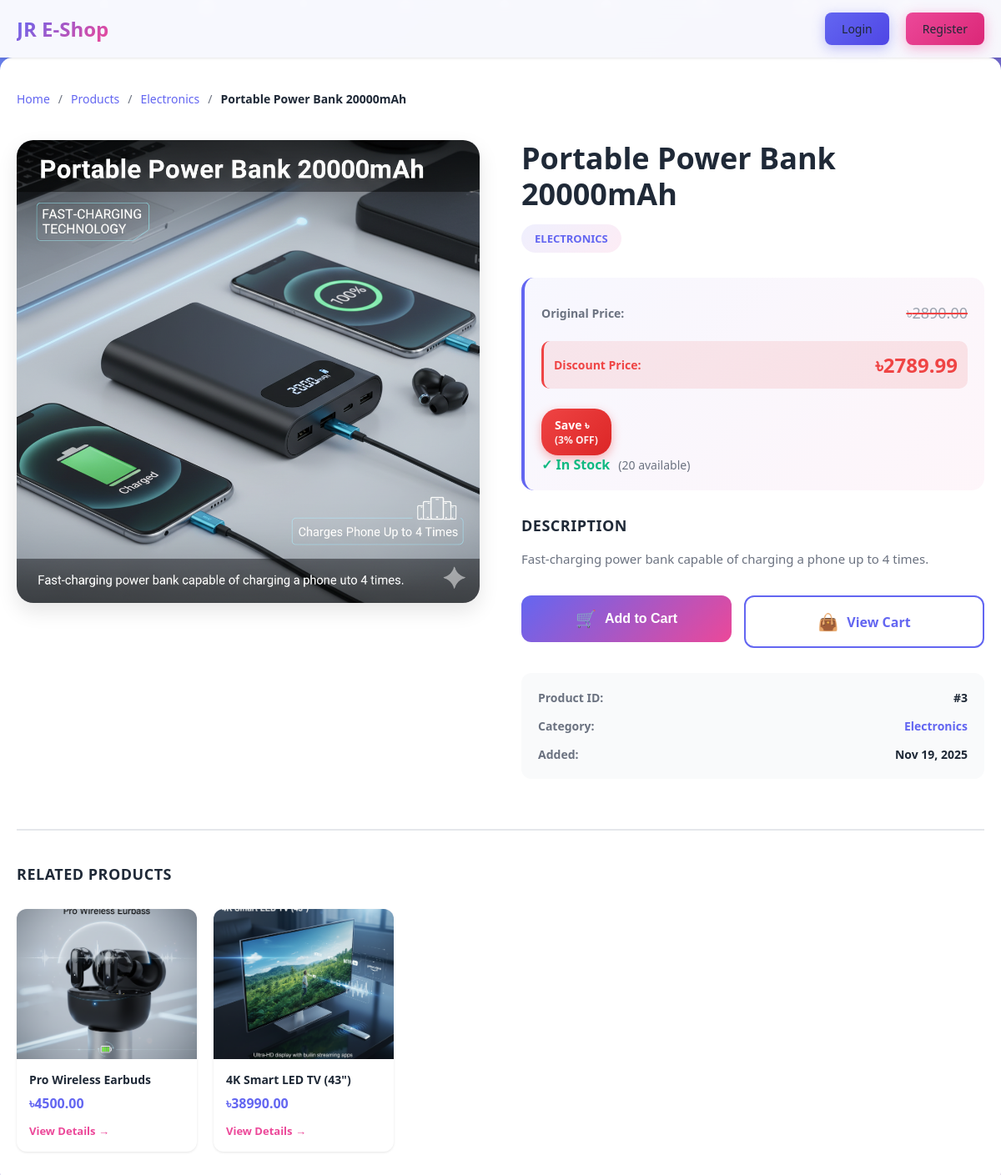
Page /product/portable-power-bank-20000mah/ on the committed database.
### JRShop/models.py (models this page shows, shortened)
class Product(models.Model):
    name = models.CharField(max_length=150)
    slug = models.SlugField(max_length=150, unique=True)
    category = models.ForeignKey(Category, on_delete=models.CASCADE, related_name='products')
    description = models.TextField()
    price = models.DecimalField(max_digits=10, decimal_places=2, help_text="Original price")
    discount_price = models.DecimalField(max_digits=10, decimal_places=2, null=True, blank=True, help_text="Discounted price (leave blank if no discount)")
    stock = models.PositiveBigIntegerField(default=0)
    available = models.BooleanField(default=True)
    created_at = models.DateTimeField(auto_now_add=True)
    updated_at = models.DateTimeField(auto_now=True)
    image = models.ImageField(upload_to='products/%Y/%m/%d')
    def get_discount_percentage(self):
        if self.discount_price and self.price > 0:
            discount = ((self.price - self.discount_price) / self.price) * 100
            return int(discount)
        return 0
    def has_discount(self):
        return self.discount_price is not None and self.discount_price < self.price

class Category(models.Model):
    name = models.CharField(max_length=150)
    slug = models.SlugField(max_length=150, unique=True)
    description = models.TextField()
    class Meta:
        verbose_name_plural = 'Categories'

### JRShop/views.py (the view, shortened to what this page needs)
# urls.py: path('product/<slug:slug>/', views.product_detail, name='product_detail'),
def product_detail(request, slug):
    product = get_object_or_404(Product, slug = slug, available = True)
    related_products = Product.objects.filter(category = product.category).exclude(id=product.id)[:4]
    cart_items_count = 0
    is_in_cart = False
    return render(request, 'JRShop/product_detail.html', {
        'product': product,
        'related_products': related_products,
        'cart_items_count': cart_items_count,
        'is_in_cart': is_in_cart
    })

### JRShop/templates/JRShop/product_detail.html (shortened to what this page needs)
{% extends 'JRShop/base.html' %}
{% load static %}
{% block extra_css %}
<link rel="stylesheet" href="{% static 'JRShop/css/product_detail.css' %}">
{% endblock %}
{% block content %}
<nav class="navbar">
    <div class="navbar-content">
        <a href="{% url 'home' %}" class="navbar-brand">JR E-Shop</a>
        <div class="navbar-menu">
            {% if user.is_authenticated %}
                <a href="{% url 'product_list' %}" class="nav-link">
                    <span class="nav-icon">🛍️</span>
                    <span>Products</span>
                </a>
                <a href="{% url 'view_cart' %}" class="nav-link cart-link">
                    <span class="nav-icon">🛒</span>
                    <span>Cart</span>
                    {% if cart_items_count %}
                    <span class="cart-badge">{{ cart_items_count }}</span>
                    {% endif %}
                </a>
                <a href="{% url 'profile' %}" class="user-info">
                    <div class="user-avatar">{{ user.username|slice:":1"|upper }}</div>
                    <span>{{ user.username }}</span>
                </a>
            {% else %}
                <a href="{% url 'login' %}" class="btn btn-primary">Login</a>
                <a href="{% url 'register' %}" class="btn btn-secondary">Register</a>
            {% endif %}
        </div>
    </div>
</nav>
<div class="product-detail-container">
    <div class="breadcrumb">
        <a href="{% url 'home' %}">Home</a>
        <span class="separator">/</span>
        <a href="{% url 'product_list' %}">Products</a>
        <span class="separator">/</span>
        <a href="{% url 'product_list_by_category' product.category.slug %}">{{ product.category.name }}</a>
        <span class="separator">/</span>
        <span class="current">{{ product.name }}</span>
    </div>
    <div class="product-main">
        <div class="product-image-section">
            <div class="product-image-wrapper">
                {% if product.image %}
                <img src="{{ product.image.url }}" alt="{{ product.name }}" class="product-image-large">
                {% else %}
                <div class="product-image-placeholder-large">
                    <svg viewBox="0 0 24 24">
                        <path d="M21 19V5c0-1.1-.9-2-2-2H5c-1.1 0-2 .9-2 2v14c0 1.1.9 2 2 2h14c1.1 0 2-.9 2-2zM8.5 13.5l2.5 3.01L14.5 12l4.5 6H5l3.5-4.5z"/>
                    </svg>
                </div>
                {% endif %}
            </div>
        </div>
        <div class="product-details-section">
            <div class="product-header">
                <h1 class="product-title">{{ product.name }}</h1>
                <p class="product-category-badge">{{ product.category.name }}</p>
            </div>
            <div class="price-section">
                {% if product.has_discount %}
                <div class="price-display-discount">
                    <div class="price-row">
                        <span class="original-price-label">Original Price:</span>
                        <span class="original-price-value">৳{{ product.price }}</span>
                    </div>
                    <div class="price-row discount-row">
                        <span class="discount-label">Discount Price:</span>
                        <span class="discount-value">৳{{ product.discount_price }}</span>
                    </div>
                    <div class="discount-info-badge">
                        <span class="save-amount">Save ৳{{ product.price|add:product.discount_price|add:"-" }}</span>
                        <span class="discount-pct">({{ product.get_discount_percentage }}% OFF)</span>
                    </div>
                </div>
                {% else %}
                <div class="price-display">
                    <span class="currency">৳</span>
                    <span class="amount">{{ product.price }}</span>
                </div>
                {% endif %}
                <div class="stock-info {% if product.stock > 0 %}in-stock{% else %}out-of-stock{% endif %}">
                    {% if product.stock > 0 %}
                        <span class="stock-status">✓ In Stock</span>
                        <span class="stock-count">({{ product.stock }} available)</span>
                    {% else %}
                        <span class="stock-status">✗ Out of Stock</span>
                    {% endif %}
                </div>
            </div>
            <div class="description-section">
                <h3 class="section-title">Description</h3>
                <p class="product-description">{{ product.description }}</p>
            </div>
            <div class="cart-section">
                {% if product.stock > 0 %}
                    {% if is_in_cart %}
                    <button class="add-to-cart-btn-large already-added" disabled>
                        <span class="btn-icon">✓</span>
                        <span class="btn-text">Already Added</span>
                    </button>
                    {% else %}
                    <form method="POST" action="{% url 'add_to_cart' product.id %}" class="add-to-cart-form">
                        <button type="submit" class="add-to-cart-btn-large">
                            <span class="btn-icon">🛒</span>
                            <span class="btn-text">Add to Cart</span>
                        </button>
                    </form>
                    {% endif %}
                {% else %}
                <button class="add-to-cart-btn-large disabled" disabled>
                    <span class="btn-icon">❌</span>
                    <span class="btn-text">Out of Stock</span>
                </button>
                {% endif %}
                <a href="{% url 'view_cart' %}" class="view-cart-btn">
                    <span class="btn-icon">👜</span>
                    <span class="btn-text">View Cart</span>
                </a>
            </div>
            <div class="product-meta">
                <div class="meta-item">
                    <span class="meta-label">Product ID:</span>
                    <span class="meta-value">#{{ product.id }}</span>
                </div>
                <div class="meta-item">
                    <span class="meta-label">Category:</span>
                    <a href="{% url 'product_list_by_category' product.category.slug %}" class="meta-value link">
                        {{ product.category.name }}
                    </a>
                </div>
                <div class="meta-item">
                    <span class="meta-label">Added:</span>
                    <span class="meta-value">{{ product.created_at|date:"M d, Y" }}</span>
                </div>
            </div>
        </div>
    </div>
    {% if related_products %}
    <section class="related-products-section">
        <h2 class="section-title">Related Products</h2>
        <div class="related-products-grid">
            {% for related in related_products %}
            <div class="related-product-card">
                <div class="related-image-container">
                    {% if related.image %}
                    <img src="{{ related.image.url }}" alt="{{ related.name }}" class="related-image">
                    {% else %}
                    <div class="related-image-placeholder">
                        <svg viewBox="0 0 24 24">
                            <path d="M21 19V5c0-1.1-.9-2-2-2H5c-1.1 0-2 .9-2 2v14c0 1.1.9 2 2 2h14c1.1 0 2-.9 2-2zM8.5 13.5l2.5 3.01L14.5 12l4.5 6H5l3.5-4.5z"/>
                        </svg>
                    </div>
                    {% endif %}
                </div>
                <div class="related-info">
                    <h4 class="related-name">{{ related.name }}</h4>
                    <p class="related-price">৳{{ related.price }}</p>
                    <a href="{% url 'product_detail' related.slug %}" class="related-link">View Details →</a>
                </div>
            </div>
            {% endfor %}
        </div>
    </section>
    {% endif %}
</div>
{% endblock %}

### JRShop/static/JRShop/css/base.css (style rules this page uses)
* { margin: 0; padding: 0; box-sizing: border-box; }
:root { --primary-color: #6366f1; --primary-dark: #4f46e5; --secondary-color: #ec4899; --success-color: #10b981; --error-color: #ef4444; --text-dark: #1f2937; --text-light: #6b7280; --bg-light: #f9fafb; --bg-white: #ffffff; --shadow: 0 10px 30px rgba(0, 0, 0, 0.1); --shadow-lg: 0 20px 60px rgba(0, 0, 0, 0.15); }
body { font-family: 'Segoe UI', Tahoma, Geneva, Verdana, sans-serif; background: linear-gradient(135deg, #667eea 0%, #764ba2 100%); min-height: 100vh; color: var(--text-dark); position: relative; overflow-x: hidden; }
body::before { content: ''; position: fixed; top: 0; left: 0; width: 100%; height: 100%; background: radial-gradient(circle at 20% 50%, rgba(255, 255, 255, 0.1) 0%, transparent 50%), radial-gradient(circle at 80% 80%, rgba(255, 255, 255, 0.1) 0%, transparent 50%); animation: backgroundMove 20s ease-in-out infinite; z-index: -1; }
.navbar { background: rgba(255, 255, 255, 0.95); backdrop-filter: blur(10px); padding: 15px 0; box-shadow: var(--shadow); position: sticky; top: 0; z-index: 100; animation: slideDown 0.5s ease-out; }
.navbar-content { max-width: 1200px; margin: 0 auto; padding: 0 20px; display: flex; justify-content: space-between; align-items: center; }
.navbar-brand { font-size: 24px; font-weight: bold; background: linear-gradient(135deg, var(--primary-color), var(--secondary-color)); -webkit-background-clip: text; -webkit-text-fill-color: transparent; background-clip: text; text-decoration: none; transition: transform 0.3s ease; }
.navbar-menu { display: flex; gap: 20px; align-items: center; }
.navbar-menu a { text-decoration: none; color: var(--text-dark); font-weight: 500; transition: all 0.3s ease; position: relative; }
.navbar-menu a::after { content: ''; position: absolute; bottom: -5px; left: 0; width: 0; height: 2px; background: var(--primary-color); transition: width 0.3s ease; }
.btn { padding: 10px 20px; border: none; border-radius: 8px; font-size: 14px; font-weight: 600; cursor: pointer; transition: all 0.3s ease; text-decoration: none; display: inline-block; text-align: center; }
.btn-primary { background: linear-gradient(135deg, var(--primary-color), var(--primary-dark)); color: white; box-shadow: 0 4px 15px rgba(99, 102, 241, 0.4); }
.btn-secondary { background: linear-gradient(135deg, var(--secondary-color), #db2777); color: white; box-shadow: 0 4px 15px rgba(236, 72, 153, 0.4); }

### rows in the picture
Product: category.name "Electronics", name "Portable Power Bank 20000mAh", image (picture), category.name "ELECTRONICS", price "2890.00", discount_price "2789.99", get_discount_percentage "3", stock "20", description "Fast-charging power bank capable of charging a phone up to 4 times.", id "3", created_at "Nov 19, 2025"
Product: image (picture), name "Pro Wireless Earbuds", price "4500.00"
Product: image (picture), name "4K Smart LED TV (43\")", price "38990.00"
